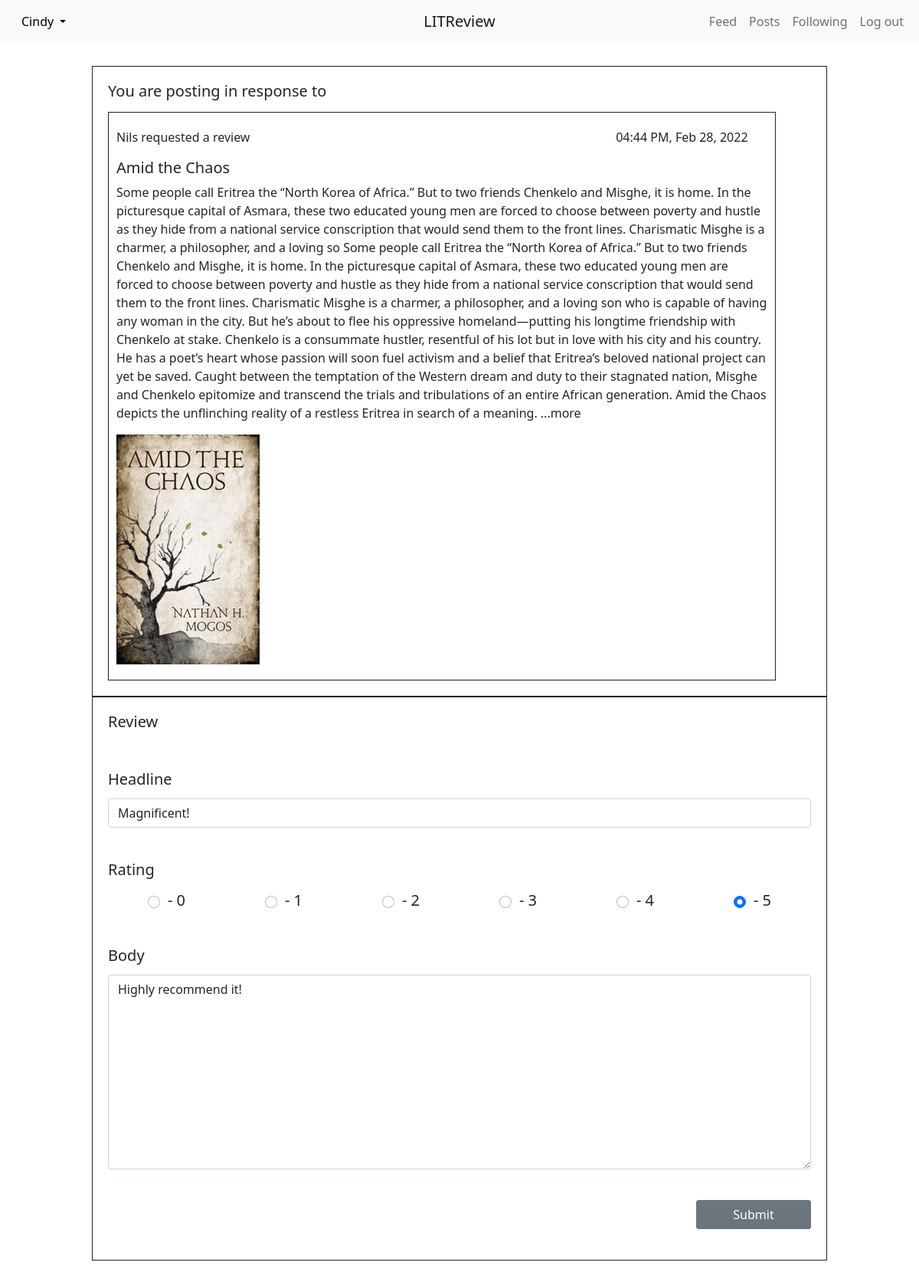
/review/edit/8 (signed in), run on the app's committed database.
### register/models.py (models this page shows)
class User(AbstractUser):
    profile_picture = models.ImageField()
    follows = models.ManyToManyField(
        'self',
        through='UserFollows',
        symmetrical=False,
    )
    def __str__(self):
        return self.username

### main/models.py (models this page shows, shortened)
class Ticket(models.Model):
    IMAGE_SIZE = (300, 300)     # max image size
    title = models.CharField(max_length=128)
    description = models.TextField(max_length=2048, blank=True)
    user = models.ForeignKey(
        to=settings.AUTH_USER_MODEL, on_delete=models.CASCADE)
    image = models.ImageField(null=True, blank=True)
    time_created = models.DateTimeField(auto_now_add=True)

class Review(models.Model):
    ticket = models.ForeignKey(to=Ticket, on_delete=models.CASCADE)
    rating = models.PositiveSmallIntegerField(
        validators=[MinValueValidator(0), MaxValueValidator(5)])
    headline = models.CharField(max_length=128)
    body = models.TextField(max_length=8192, blank=True)
    user = models.ForeignKey(
        to=settings.AUTH_USER_MODEL, on_delete=models.CASCADE)
    time_created = models.DateTimeField(auto_now_add=True)

### main/views.py (the view)
# urls.py: path("review/edit/<int:review_id>", views.edit_review, name="edit_review"),
@login_required
def edit_review(request, review_id):
    review = get_object_or_404(models.Review, id=review_id)
    ticket_id = review.ticket.id
    ticket = get_object_or_404(models.Ticket, id=ticket_id)
    form = forms.ReviewForm(instance=review)
    if request.method == 'POST':
        form = forms.ReviewForm(request.POST, instance=review)
        if form.is_valid():
            form.save()
            return redirect('posts')
    context = {'form': form, 'post': ticket}
    return render(request, 'main/edit_review.html', context)

### main/forms.py
class ReviewForm(forms.ModelForm):
    CHOICES = [('0', '- 0'), ('1', '- 1'), ('2', '- 2'),
               ('3', '- 3'), ('4', '- 4'), ('5', '- 5')]
    rating = forms.ChoiceField(choices=CHOICES, widget=forms.RadioSelect)
    class Meta:
        model = models.Review
        fields = ['headline', 'rating', 'body']

### main/templatetags/main_extras.py (called while the page is built)
@register.filter
def model_type(value):
    return type(value).__name__

@register.simple_tag(takes_context=True)
def display_poster(context, user):
    if context['user'] == user:
        return 'You'
    return user.username

@register.filter
def get_posted_at_display(post_time):
    timedelta = timezone.now() - post_time
    minutes = round(int(timedelta.total_seconds()) / 60)
    hours = round(minutes / 60)
    if minutes <= 60:
        return f'{minutes} minutes ago.'
    elif hours <= 24:
        return f'{hours} hours ago'
    return post_time.strftime('%I:%M %p, %b %d, %Y')

### main/templates/main/edit_review.html (shortened to what this page needs)
{% extends 'main/base.html' %}
{% load crispy_forms_tags %}
{% block content %}
<div class="ticket-with-review-content">
  <form method="post" class="form-group">
    <div class="form-section">
      <h5>You are posting in response to</h5>
      {% include "main/partials/ticket_snippet.html" %}
    </div>
    <div class="form-section">
      <h5>Review</h5>
      {{ form|crispy }}
      <div class="review-with-ticket-button-area">
        <button class="btn btn-secondary" type="submit">Submit</button>
      </div>
    </div>
  </form>
</div>
{% endblock content %}

### main/templates/main/partials/navbar_snippet.html (shortened to what this page needs)
<div class="mainBar">
  <nav class="navbar navbar-expand-lg navbar-light bg-light bg-gradient">
    <div class="container-fluid">
      <div class="profile-dropdown"
           style="{% if user.is_authenticated %}visibility:visible{% endif %}">
        <ul>
          <li class="nav-item dropdown">
            <a class="nav-link dropdown-toggle" href="#" id="navbarDropdownMenuLink"
               role="button" data-bs-toggle="dropdown" aria-expanded="false">
              {{ request.user }}
            </a>
          </li>
        </ul>
      </div>
      <a class="navbar-brand lit-review-name mx-auto" href="{% url 'home' %}">LITReview</a>
      <div class="collapse navbar-collapse" id="navbarNavDropdown"
           style="{% if user.is_authenticated %}visibility:visible{% endif %}">
        <ul class="navbar-nav">
          <li class="nav-item">
            <a class="nav-link" href="{% url 'home' %}">Feed</a>
          </li>
          <li class="nav-item">
            <a class="nav-link" href="{% url 'posts' %}">Posts</a>
          </li>
          <li class="nav-item">
            <a class="nav-link" href="{% url 'following' %}">Following</a>
          </li>
          <li class="nav-item">
            <a class="nav-link" href="{% url 'logout' %}">Log out</a>
          </li>
        </ul>
      </div>
    </div>
  </nav>
</div>

### main/templates/main/partials/ticket_snippet.html (shortened to what this page needs)
{% load main_extras %}
<div class="ticket-view">
{% if post|model_type == 'Ticket' %}
  <div class="ticket-head">
    <p>{% display_poster post.user %} requested a review</p>
    <p>{{ post.time_created|get_posted_at_display }}</p>
  </div>
  <h5>{{ post.title }}</h5>
  <div class="description">
    {% if post.description %}
    <p>{{ post.description }}</p>
    {% endif %}
  </div>
  {% if post.image %}
    <div class="ticket-image">
      <img src="{{ post.image.url }}" alt="">
    </div>
  {% endif %}
{% endif %}
</div>

### main/static/main/styles/styles.css (style rules this page uses)
.container-fluid { width: 100vw; }
.container-fluid .profile-dropdown { visibility: hidden; }
.container-fluid .profile-dropdown li { list-style-type: none; }
.container-fluid .profile-dropdown ul { margin: 0; padding: 0; }
.container-fluid .profile-dropdown a { color: black; }
.container-fluid .navbar-collapse { justify-content: flex-end; visibility: hidden; }
.container-fluid .lit-review-name { position: absolute; left: 50%; transform: translateX(-50%); }
.ticket-with-review-content { margin-top: 30px; margin-bottom: 80px; width: 80vw; display: flex; flex-direction: column; align-items: center; }
.ticket-with-review-content form { width: 100%; }
.ticket-with-review-content form .form-section { padding: 20px; border: 1px solid; }
.ticket-with-review-content form label { padding: 40px 0 10px 0; font-size: 20px; }
.ticket-with-review-content form #div_id_rating div { display: flex; align-items: center; justify-content: space-around; }
.ticket-with-review-content form #div_id_rating .form-check label { padding: 0 0 0 10px; }
.ticket-with-review-content form .review-with-ticket-button-area { display: flex; justify-content: flex-end; }
.ticket-with-review-content form button { min-width: 150px; border-radius: 3px; margin: 40px 0 20px 0; }
.ticket-head { display: flex; justify-content: space-between; width: 97%; }
.ticket-view { width: 95%; border: solid 1px; margin-top: 15px; padding: 20px 10px; }
.ticket-view .description { display: flex; }
body { width: 100vw; display: flex; flex-direction: column; align-items: center; }
body img { max-width: 300px; max-height: 300px; }

### data on the page
User: user "Cindy"
Ticket: user.username "Nils", time_created|get_posted_at_display "04:44 PM, Feb 28, 2022", title "Amid the Chaos", description "Some people call Eritrea the “North Korea of Africa.” But to two friends Chenkelo and Misghe, it is home. In the picturesque capital of Asmara, these two educated young men are forced to choose between poverty and hustle as they hide from a national service conscription that would send them to the front lines. Charismatic Misghe is a charmer, a philosopher, and a loving so Some people call Eritrea the “North Korea of Africa.” But to two friends Chenkelo and Misghe, it is home. In the picturesque capital of Asmara, these two educated young men are forced to choose between poverty and hustle as they hide from a national service conscription that would send them to the front lines. Charismatic…", image (picture)
Review: headline "Magnificent!", rating "☐ - 0 ☐ - 1 ☐ - 2 ☐ - 3 ☐ - 4 ☑ - 5", body "Highly recommend it!"
